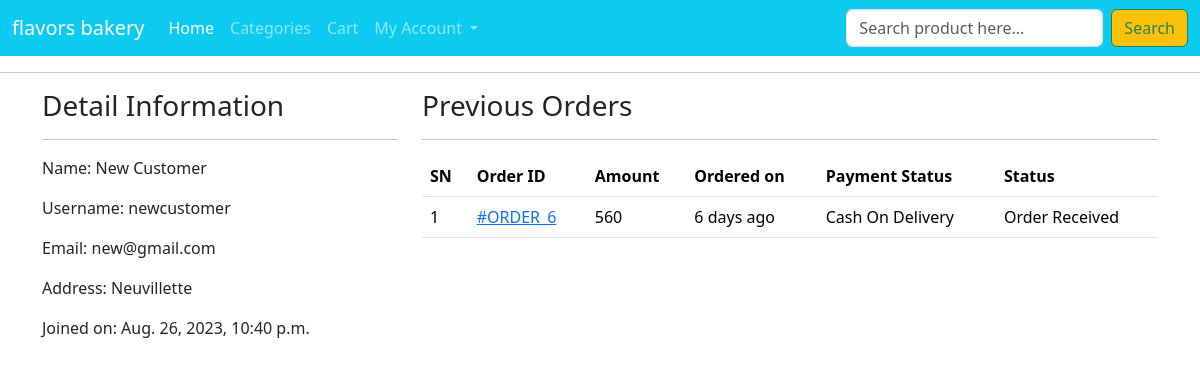
Before: /profile/ (signed in) with the older database file.
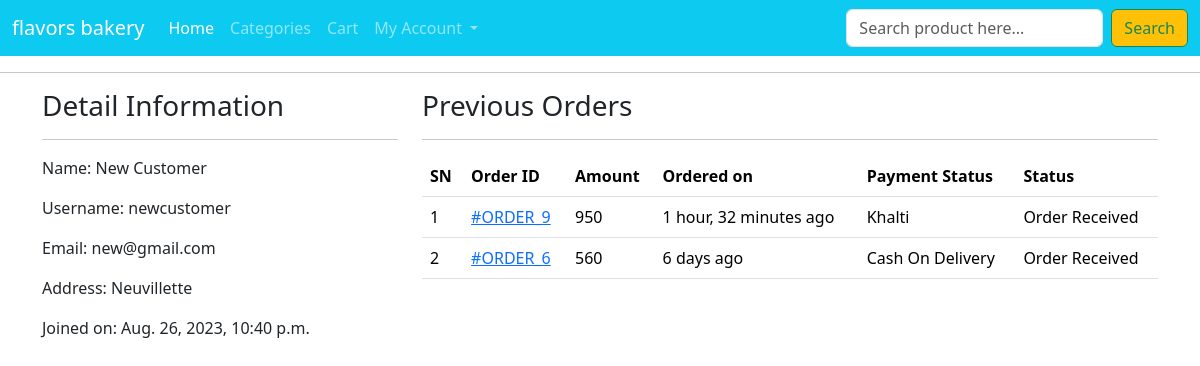
After: the same page with the newer database file.
### ecomapp/models.py (models this page shows, shortened)
class Order(models.Model):
    cart = models.OneToOneField(Cart, on_delete=models.CASCADE)
    ordered_by = models.CharField(max_length=200)
    shipping_address = models.CharField(max_length=200)
    mobile = models.CharField(max_length=10)
    email = models.EmailField()
    subtotal = models.PositiveIntegerField()
    discount = models.PositiveIntegerField()
    total = models.PositiveIntegerField()
    order_status = models.CharField(max_length=50, choices=ORDER_STATUS)
    created_at = models.DateTimeField(auto_now_add=True)
    payment_method = models.CharField(max_length=20, choices=METHOD, default="Cash On Delivery")  # Corrected line
    payment_completed = models.BooleanField(default=False, null=True, blank=True)

### ecomapp/views.py (the view)
# urls.py: path("profile/",CustomerProfileView.as_view(),name='customerprofile'),
class CustomerProfileView(TemplateView):
    template_name = "customerprofile.html"
    def dispatch(self, request, *args, **kwargs):
        if request.user.is_authenticated and Customer.objects.filter(user=request.user).exists():
            pass
        else:
            return redirect("/login/?next=/profile/")
        return super().dispatch(request, *args, **kwargs)
    def get_context_data(self, **kwargs):
        context = super().get_context_data(**kwargs)
        customer = self.request.user.customer
        context['customer'] = customer
        orders = Order.objects.filter(cart__customer=customer).order_by("-id")
        context["orders"] = orders
        return context

### templates/customerprofile.html (shortened to what this page needs)
{% extends 'base.html' %}
{% block content %}
<div class="container">
    <div class="row">
        <div class="col-md-4">
            <h3>Detail Information</h3><hr>
            <p><span class="font-weight-bold">Name: </span> {{customer.full_name}}</p>
            <p><span class="font-weight-bold">Username: </span> {{customer.user.username}}</p>
            <p><span class="font-weight-bold">Email: </span> {{customer.user.email}}</p>
            <p><span class="font-weight-bold">Address: </span> {{customer.address}}</p>
            <p><span class="font-weight-bold">Joined on: </span> {{customer.joined_on}}</p>
        </div>
        <div class="col-md-8">
            <h3>Previous Orders</h3>
            <hr>
            <table class="table">
                <thead>
                    <tr>
                        <th>SN</th>
                        <th>Order ID</th>
                        <th>Amount</th>
                        <th>Ordered on</th>
                        <th>Payment Status</th>
                        <th>Status</th>
                    </tr>
                </thead>
                <tbody>
                    {% for ord in orders %}
                    <tr>
                        <td>{{forloop.counter}}</td>
                        <td><a href="{% url 'ecomapp:customerorderdetail' ord.pk %}"> #ORDER_{{ord.id}}</a></td>
                        <td>{{ord.total}}</td>
                        <td>{{ord.created_at|timesince}} ago</td>
                        <td>{{ord.payment_method}}{% if ord.payment_completed %} | Successful{% elif ord_obj.payment_method == "Cash On DELIVERY" %}Failed{% endif %}</td>
                        <td>{{ord.order_status}}</td>
                    </tr>
                    {% endfor %}
                </tbody>
            </table>
        </div>
    </div>
</div>
{% endblock %}

Changed rows visible on the page:
added Order: id "9", total "950", created_at "1 hour, 32 minutes", payment_method "Khalti", order_status "Order Received"
